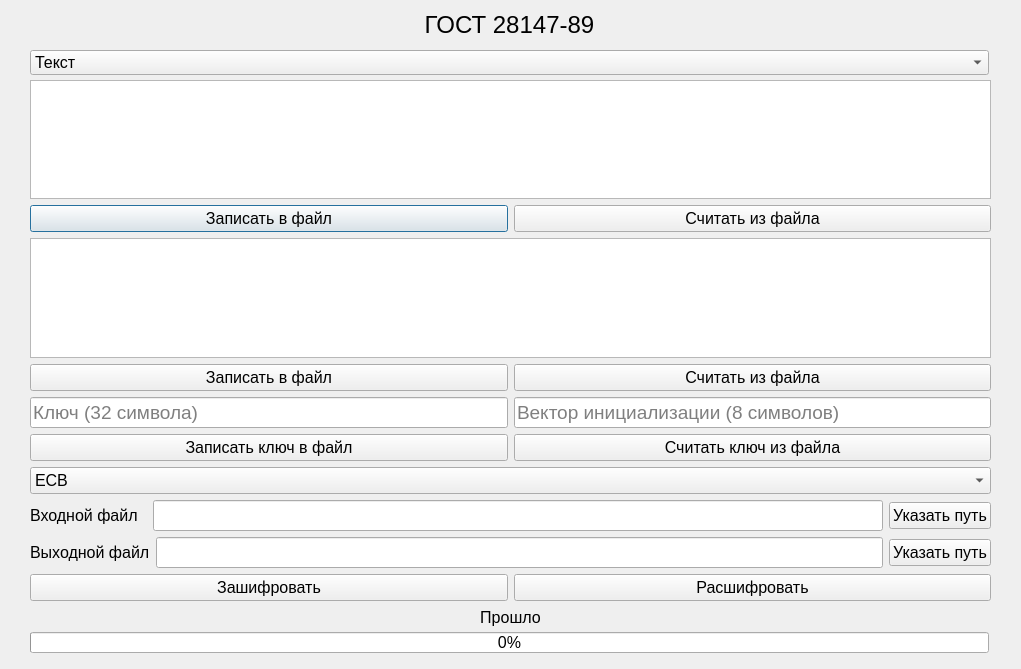
<?xml version="1.0" encoding="UTF-8"?>
<ui version="4.0">
 <class>GOST</class>
 <widget class="QDialog" name="GOST">
  <property name="geometry">
   <rect>
    <x>0</x>
    <y>0</y>
    <width>1021</width>
    <height>669</height>
   </rect>
  </property>
  <property name="windowTitle">
   <string>GOST</string>
  </property>
  <widget class="QComboBox" name="type">
   <property name="geometry">
    <rect>
     <x>30</x>
     <y>50</y>
     <width>959</width>
     <height>25</height>
    </rect>
   </property>
   <property name="font">
    <font>
     <pointsize>12</pointsize>
    </font>
   </property>
   <item>
    <property name="text">
     <string>Текст</string>
    </property>
   </item>
   <item>
    <property name="text">
     <string>Файл</string>
    </property>
   </item>
  </widget>
  <widget class="QWidget" name="layoutWidget">
   <property name="geometry">
    <rect>
     <x>30</x>
     <y>80</y>
     <width>961</width>
     <height>521</height>
    </rect>
   </property>
   <layout class="QVBoxLayout" name="verticalLayout">
    <item>
     <widget class="QTextEdit" name="input">
      <property name="font">
       <font>
        <pointsize>14</pointsize>
       </font>
      </property>
     </widget>
    </item>
    <item>
     <layout class="QHBoxLayout" name="horizontalLayout_6">
      <item>
       <widget class="QPushButton" name="writeInputToFileButton">
        <property name="font">
         <font>
          <pointsize>12</pointsize>
         </font>
        </property>
        <property name="text">
         <string>Записать в файл</string>
        </property>
       </widget>
      </item>
      <item>
       <widget class="QPushButton" name="readInputFromFileButton">
        <property name="font">
         <font>
          <pointsize>12</pointsize>
         </font>
        </property>
        <property name="text">
         <string>Считать из файла</string>
        </property>
       </widget>
      </item>
     </layout>
    </item>
    <item>
     <widget class="QTextEdit" name="output">
      <property name="font">
       <font>
        <pointsize>14</pointsize>
       </font>
      </property>
      <property name="readOnly">
       <bool>true</bool>
      </property>
     </widget>
    </item>
    <item>
     <layout class="QHBoxLayout" name="horizontalLayout_7">
      <item>
       <widget class="QPushButton" name="writeOutputToFileButton">
        <property name="font">
         <font>
          <pointsize>12</pointsize>
         </font>
        </property>
        <property name="text">
         <string>Записать в файл</string>
        </property>
       </widget>
      </item>
      <item>
       <widget class="QPushButton" name="readOutputFromFileButton">
        <property name="font">
         <font>
          <pointsize>12</pointsize>
         </font>
        </property>
        <property name="text">
         <string>Считать из файла</string>
        </property>
       </widget>
      </item>
     </layout>
    </item>
    <item>
     <layout class="QHBoxLayout" name="horizontalLayout_3">
      <item>
       <widget class="QLineEdit" name="key">
        <property name="font">
         <font>
          <pointsize>14</pointsize>
         </font>
        </property>
        <property name="focusPolicy">
         <enum>Qt::WheelFocus</enum>
        </property>
        <property name="text">
         <string/>
        </property>
        <property name="placeholderText">
         <string>Ключ (32 символа)</string>
        </property>
       </widget>
      </item>
      <item>
       <widget class="QLineEdit" name="initVect">
        <property name="font">
         <font>
          <pointsize>14</pointsize>
         </font>
        </property>
        <property name="placeholderText">
         <string>Вектор инициализации (8 символов)</string>
        </property>
       </widget>
      </item>
     </layout>
    </item>
    <item>
     <layout class="QHBoxLayout" name="horizontalLayout_8">
      <item>
       <widget class="QPushButton" name="writeKeyToFileButton">
        <property name="font">
         <font>
          <pointsize>12</pointsize>
         </font>
        </property>
        <property name="text">
         <string>Записать ключ в файл</string>
        </property>
       </widget>
      </item>
      <item>
       <widget class="QPushButton" name="readKeyFromFileButton">
        <property name="font">
         <font>
          <pointsize>12</pointsize>
         </font>
        </property>
        <property name="text">
         <string>Считать ключ из файла</string>
        </property>
       </widget>
      </item>
     </layout>
    </item>
    <item>
     <widget class="QComboBox" name="mode">
      <property name="font">
       <font>
        <pointsize>12</pointsize>
       </font>
      </property>
      <property name="layoutDirection">
       <enum>Qt::LeftToRight</enum>
      </property>
      <item>
       <property name="text">
        <string>ECB</string>
       </property>
      </item>
      <item>
       <property name="text">
        <string>CBC</string>
       </property>
      </item>
      <item>
       <property name="text">
        <string>CFB</string>
       </property>
      </item>
      <item>
       <property name="text">
        <string>OFB</string>
       </property>
      </item>
     </widget>
    </item>
    <item>
     <layout class="QHBoxLayout" name="horizontalLayout">
      <item>
       <widget class="QLabel" name="inputFileText">
        <property name="font">
         <font>
          <pointsize>12</pointsize>
         </font>
        </property>
        <property name="text">
         <string>Входной файл  </string>
        </property>
       </widget>
      </item>
      <item>
       <widget class="QLineEdit" name="inputFilePath">
        <property name="font">
         <font>
          <pointsize>14</pointsize>
         </font>
        </property>
       </widget>
      </item>
      <item>
       <widget class="QPushButton" name="inputFilePathButton">
        <property name="font">
         <font>
          <pointsize>12</pointsize>
         </font>
        </property>
        <property name="text">
         <string>Указать путь</string>
        </property>
       </widget>
      </item>
     </layout>
    </item>
    <item>
     <layout class="QHBoxLayout" name="horizontalLayout_2">
      <item>
       <widget class="QLabel" name="outputFileText">
        <property name="font">
         <font>
          <pointsize>12</pointsize>
         </font>
        </property>
        <property name="text">
         <string>Выходной файл</string>
        </property>
       </widget>
      </item>
      <item>
       <widget class="QLineEdit" name="outputFilePath">
        <property name="font">
         <font>
          <pointsize>14</pointsize>
         </font>
        </property>
       </widget>
      </item>
      <item>
       <widget class="QPushButton" name="outputFilePathButton">
        <property name="font">
         <font>
          <pointsize>12</pointsize>
         </font>
        </property>
        <property name="text">
         <string>Указать путь</string>
        </property>
       </widget>
      </item>
     </layout>
    </item>
    <item>
     <layout class="QHBoxLayout" name="horizontalLayout_5">
      <item>
       <widget class="QPushButton" name="encrypt">
        <property name="font">
         <font>
          <pointsize>12</pointsize>
         </font>
        </property>
        <property name="text">
         <string>Зашифровать</string>
        </property>
       </widget>
      </item>
      <item>
       <widget class="QPushButton" name="decrypt">
        <property name="font">
         <font>
          <pointsize>12</pointsize>
         </font>
        </property>
        <property name="text">
         <string>Расшифровать</string>
        </property>
       </widget>
      </item>
     </layout>
    </item>
   </layout>
  </widget>
  <widget class="QProgressBar" name="progressBar">
   <property name="geometry">
    <rect>
     <x>30</x>
     <y>632</y>
     <width>959</width>
     <height>21</height>
    </rect>
   </property>
   <property name="font">
    <font>
     <pointsize>12</pointsize>
    </font>
   </property>
   <property name="value">
    <number>0</number>
   </property>
   <property name="textDirection">
    <enum>QProgressBar::TopToBottom</enum>
   </property>
  </widget>
  <widget class="QLabel" name="cypherName">
   <property name="geometry">
    <rect>
     <x>30</x>
     <y>10</y>
     <width>959</width>
     <height>29</height>
    </rect>
   </property>
   <property name="font">
    <font>
     <pointsize>18</pointsize>
    </font>
   </property>
   <property name="text">
    <string>ГОСТ 28147-89</string>
   </property>
   <property name="alignment">
    <set>Qt::AlignCenter</set>
   </property>
  </widget>
  <widget class="QLabel" name="timeSpentText">
   <property name="geometry">
    <rect>
     <x>30</x>
     <y>607</y>
     <width>961</width>
     <height>20</height>
    </rect>
   </property>
   <property name="font">
    <font>
     <pointsize>12</pointsize>
    </font>
   </property>
   <property name="text">
    <string>Прошло</string>
   </property>
   <property name="alignment">
    <set>Qt::AlignCenter</set>
   </property>
  </widget>
 </widget>
 <resources/>
 <connections/>
</ui>
